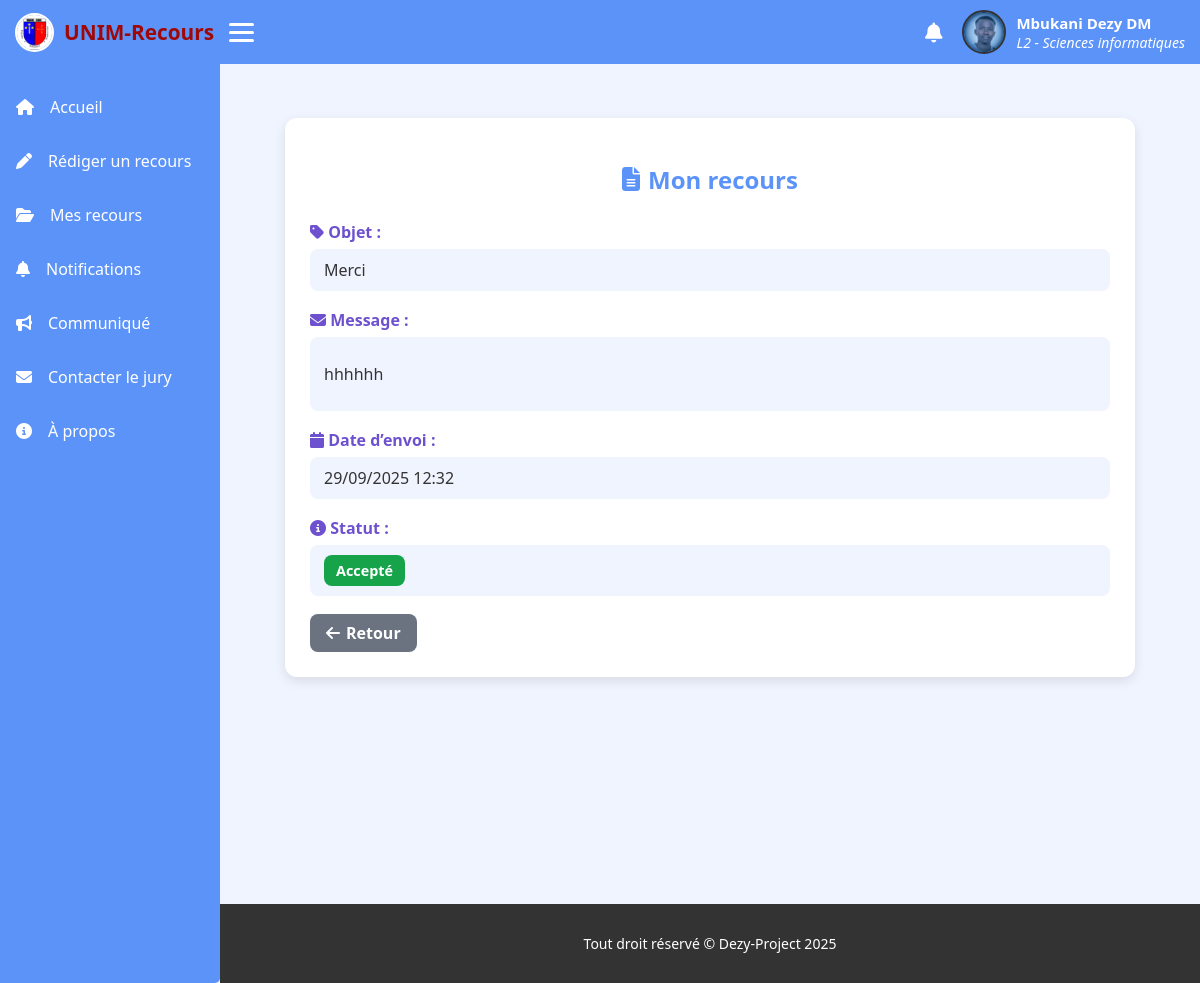
Page /recours/recours/25/ (signed in) on the committed database.
### accounts/models.py (models this page shows, shortened)
class User(AbstractUser):
    class Roles(models.TextChoices):
        ETUDIANT = 'ETU', 'Étudiant'
        JURY = 'JUR', 'Jury'
        STAFF = 'STA', 'Staff/Administration'
    role = models.CharField(
        max_length=3,
        choices=Roles.choices,
        default=Roles.ETUDIANT,
        help_text="Rôle fonctionnel de l'utilisateur"
    )
    autre_nom = models.CharField(
        max_length=150,
        help_text="Deuxième prénom ou deuxième nom selon la coutume"
    )
    def nom_complet(self):
        parts = [self.first_name, self.last_name,  self.autre_nom]
        return " ".join(p for p in parts if p)

### etudiants/models.py (models this page shows, shortened)
class EtudiantProfile(models.Model):
    user = models.OneToOneField(
        settings.AUTH_USER_MODEL,
        on_delete=models.CASCADE,
        related_name='etudiant_profile'
    )
    departement = models.ForeignKey(
        Departement,
        on_delete=models.PROTECT,
        related_name='etudiants'
    )
    promotion = models.CharField(max_length=2, choices=PROMO_CHOICES)
    photo_profil = models.ImageField(upload_to='photos_etudiants/', blank=True, null=True)

### structure/models.py (models this page shows, shortened)
class Departement(models.Model):
    domaine = models.ForeignKey(Domaine, on_delete=models.CASCADE, related_name='departements')
    nom = models.CharField(max_length=200, unique=True)  # ex: Informatique, Aménagement...

### recours/models.py (models this page shows, shortened)
class Recours(models.Model):
    class Statut(models.TextChoices):
        ENVOYE = 'ENVOYE', 'Envoyé'
        EN_COURS = 'EN_COURS', 'En cours de traitement'
        ACCEPTE = 'ACCEPTE', 'Accepté'
        REJETE = 'REJETE', 'Rejeté'
    etudiant = models.ForeignKey(EtudiantProfile, on_delete=models.CASCADE, related_name='recours')
    domaine = models.ForeignKey(Domaine, on_delete=models.PROTECT, related_name='recours')
    jury_assigne = models.ForeignKey(JuryProfile, on_delete=models.SET_NULL,
                                     null=True, blank=True, related_name='recours_assignes')
    objet = models.CharField(max_length=255)
    message = models.TextField()
    fichier_joint = models.FileField(upload_to='recours_fichiers/', blank=True, null=True)
    date_envoi = models.DateTimeField(auto_now_add=True)
    statut = models.CharField(max_length=20, choices=Statut.choices, default=Statut.ENVOYE)
    decision = models.TextField(blank=True, null=True)

### recours/views.py (the view)
# urls.py: path("recours/<int:pk>/", views.detail_recours_etudiant, name="detail_recours_etudiant"),  # 👈 détail
@login_required
def detail_recours_etudiant(request, pk):
    user = request.user
    if user.role != user.Roles.ETUDIANT:
        messages.error(request, "Accès réservé aux étudiants.")
        return redirect("dashboard_redirect")
    recours = get_object_or_404(Recours, pk=pk, etudiant=user.etudiant_profile)
    return render(request, "recours/detail_recours.html", {"recours": recours})

### templates/recours/detail_recours.html (shortened to what this page needs)
{% extends "pages/base.html" %}
{% load static %}
{% block content %}
<div class="detail-container">
    <h2><i class="fas fa-file-alt"></i> Mon recours</h2>
    <div class="detail-group">
        <span class="detail-label"><i class="fas fa-tag"></i> Objet :</span>
        <div class="detail-value">{{ recours.objet }}</div>
    </div>
    <div class="detail-group">
        <span class="detail-label"><i class="fas fa-envelope"></i> Message :</span>
        <div class="detail-value">{{ recours.message|linebreaks }}</div>
    </div>
    <div class="detail-group">
        <span class="detail-label"><i class="fas fa-calendar"></i> Date d’envoi :</span>
        <div class="detail-value">{{ recours.date_envoi|date:"d/m/Y H:i" }}</div>
    </div>
    <div class="detail-group">
        <span class="detail-label"><i class="fas fa-info-circle"></i> Statut :</span>
        <div class="detail-value">
            <span class="status {{ recours.statut|lower }}">{{ recours.get_statut_display }}</span>
        </div>
    </div>
    <a href="javascript:history.back()" class="btn-back"><i class="fas fa-arrow-left"></i> Retour</a>
</div>
{% endblock %}

### templates/pages/base.html (shortened to what this page needs)
{% load static %}
<!DOCTYPE html>
<html lang="en">
<head>
    <link rel="stylesheet" href="https://cdnjs.cloudflare.com/ajax/libs/font-awesome/6.5.0/css/all.min.css">
</head>
<body>
    <header>
        <div class="left">
            <div class="logo">
                <img src="{% static 'logo.jpg' %}" alt="Logo">
                <a href="{% url 'dashboard_redirect' %}">UNIM-Recours</a>
            </div>
            <div class="burger" onclick="toggleMenu()">
                <span></span><span></span><span></span>
            </div>
        </div>
        <div class="right">
                <a href="{% url 'mes_notifications' %}" class="notif-link">
                    <i class="fas fa-bell"></i>
                </a>
            <div class="profil-menu">
                <a href="#" class="profil">
                    {% if user.etudiant_profile.photo_profil %}
                        <img src="{{ user.etudiant_profile.photo_profil.url }}" alt="Profil">
                    {% else %}
                        <img src="{% static 'icons/etu.webp' %}" alt="">
                    {% endif %}
                    <span>
                        <b>{{ user.nom_complet }}</b>
                        <i>{{ user.etudiant_profile.promotion }} - {{ user.etudiant_profile.departement.nom }}</i>
                    </span>
                </a>
            </div>
        </div>
    </header>
    <div id="side_bar">
        <div class="liens">
            <a href="{% url 'dashboard_redirect' %}"><i class="fas fa-home"></i><span class="text">Accueil</span></a>
            <a href="{% url 'creer_recours' %}"><i class="fas fa-pen"></i><span class="text">Rédiger un recours</span></a>
            <a href="{% url 'mes_recours' %}"><i class="fas fa-folder-open"></i><span class="text">Mes recours</span></a>
           <a href="{% url 'mes_notifications' %}" class="notif-link">
                <i class="fas fa-bell"></i><span class="text">Notifications</span>
           </a>
            <a href="{% url 'liste_communiques' %}"><i class="fas fa-bullhorn"></i><span class="text">Communiqué</span></a>
            <a href="#"><i class="fas fa-envelope"></i><span class="text">Contacter le jury</span></a>
            <a href="#"><i class="fas fa-info-circle"></i><span class="text">À propos</span></a>
        </div>
    </div>
    <div class="content">
        {% block content %}
        {% endblock %}
    </div>
    <footer>
        <p>Tout droit réservé © Dezy-Project 2025</p>
    </footer>
</body>
</html>

### templates/pages/base.html (style rules this page uses)
html { --var-secondary-color: #6e51cf; --var-text-color: #fff; --var-text-color-dark: #333; --var-bg-light: #f0f4ff; --var-bg-dark: #d3c9f3; --unim--1: rgb(160, 8, 8); --bg--vrai: rgb(92, 147, 248); }
body { background: var(--var-bg-light); color: var(--var-text-color-dark); font-family: 'Segoe UI', Tahoma, Geneva, Verdana, sans-serif; margin: 0; padding: 0; }
#side_bar { background-color: var(--bg--vrai); width: 220px; display: flex; flex-direction: column; position: fixed; top: 0; left: 0; bottom: 0; transition: width .3s ease; border-radius: 0 5px 5px 0; overflow-x: hidden; }
#side_bar .liens { margin-top: 80px; flex: 1; }
#side_bar .liens a { text-decoration: none; display: flex; align-items: center; gap: 1rem; color: var(--var-text-color); padding: 1rem; border-radius: 6px; transition: background .3s; font-size: 16px; }
header { display: flex; align-items: center; justify-content: space-between; background-color: var(--bg--vrai); padding: 10px 15px; position: fixed; top: 0; left: 0; right: 0; z-index: 1000; }
header .left { display: flex; align-items: center; gap: 15px; }
header .logo { display: flex; align-items: center; gap: 10px; }
header .logo img { width: 35px; height: 35px; border-radius: 50%; border: 2px solid var(--var-text-color); }
header .logo a { text-decoration: none; color: var(--unim--1); font-weight: bold; font-size: 1.3em; }
.burger { display: flex; flex-direction: column; cursor: pointer; gap: 5px; }
.burger span { width: 25px; height: 3px; background: var(--var-text-color); border-radius: 3px; }
header .right { display: flex; align-items: center; gap: 20px; }
.profil-menu { position: relative; }
.profil { display: flex; align-items: center; gap: 10px; cursor: pointer; color: var(--var-text-color); text-decoration: none; }
.profil img { width: 40px; height: 40px; border-radius: 50%; border: 2px solid var(--var-text-color-dark); }
.profil span { display: flex; flex-direction: column; font-size: 14px; }
.profil span b { font-size: 15px; }
.content { transition: margin-left .3s ease; margin-left: 220px; padding: 1rem; min-height: 100vh; margin-top: 4.5rem; }
footer { transition: margin-left .3s ease; margin-left: 220px; padding: 1rem; text-align: center; font-size: 14px; color: var(--var-text-color); background-color: var(--var-text-color-dark); }
.notif-link { position: relative; display: inline-block; color: var(--var-text-color); font-size: 20px; }

### templates/recours/detail_recours.html (style rules this page uses)
.detail-container { max-width: 800px; margin: 30px auto; background: #fff; border-radius: 12px; padding: 25px; box-shadow: 0 4px 12px rgba(0,0,0,0.1); }
.detail-container h2 { color: var(--bg--vrai); text-align: center; margin-bottom: 25px; display: flex; justify-content: center; align-items: center; gap: 8px; }
.detail-group { margin-bottom: 18px; }
.detail-label { font-weight: bold; color: var(--var-secondary-color); margin-bottom: 6px; display: block; }
.detail-value { background: var(--var-bg-light); padding: 10px 14px; border-radius: 8px; }
.status { display: inline-block; padding: 6px 12px; border-radius: 8px; font-weight: bold; font-size: 0.9rem; }
.status.accepte { background: #16a34a; color: white; }
.btn-back { display: inline-flex; align-items: center; gap: 6px; background: #6b7280; color: white; padding: 8px 16px; border-radius: 8px; text-decoration: none; font-weight: bold; }

### rows in the picture
User: etudiant_profile.photo_profil (picture), nom_complet "Mbukani Dezy DM", etudiant_profile.promotion "L2", etudiant_profile.departement.nom "Sciences informatiques"
Recours: objet "Merci", message "hhhhhh", date_envoi "29/09/2025 12:32", statut "Accepté"
